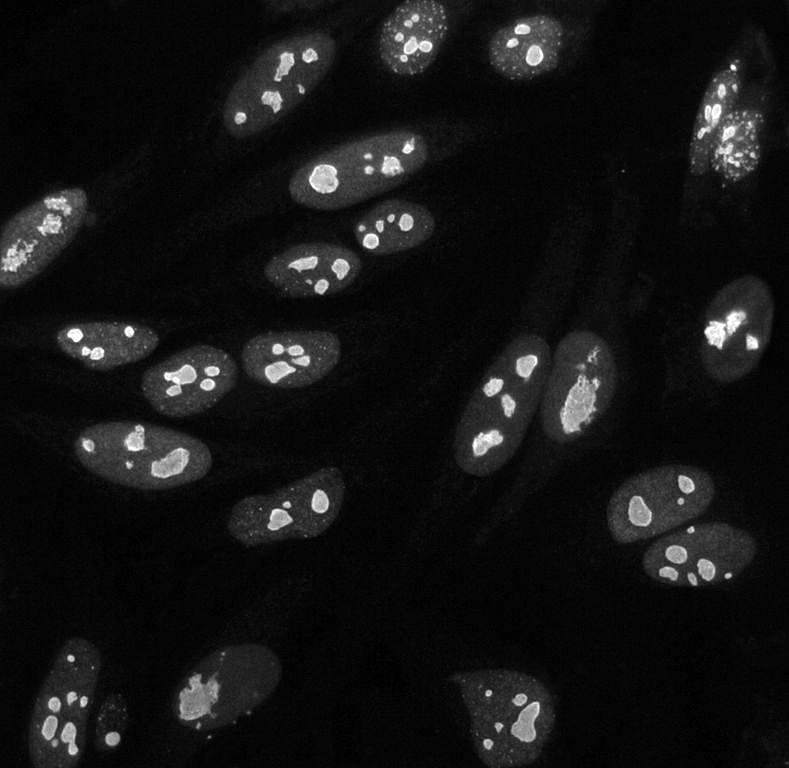
#> input picture Workshops/01 - Image manipulation and visualization/nucleoli.png, 789 x 768 px
$ jupyter execute --allow-errors '01 - Image manipulation and visualization solution.ipynb'
#> lines starting #> are read from the running program, lines starting #| are printed output that depends on the picture
# Worshop 1 - Image manipulation and visualization

_Author: Nicola Romanò - [nicola.romano@ed.ac.uk](mailto:nicola.romano@ed.ac.uk)_

## Introduction

This first workshop will allow you to practice what you learned in Lectures 1 and 2, related to basic image manipulation and visualization.

All workshops in the course are in the form of Jupyter notebooks, so that you can easily write, test and modify the code as you read through the document.

In this notebook we are going to apply some of the knowledge from the lectures about preprocessing.

## Learning objectives

At the end of this workshop you should be able to:
- Open and visualize images using Python and colourmap them
- Crop images
- Apply affine transformations to images
- Save modified images
- Visualize videos/3D stacks/multidimensional images

## Images as matrices

In lecture 1 we learnt how we can use matrices (or tensors, that is multi-dimensional matrices) to represent an image.

We also introduced the [Numpy library](https://numpy.org/) as a great way to deal with matrix manipulations.
In this first exercise we will use numpy to create a few images.

Let's start by using the `zeros` function from `numpy` to create a 100x100 matrix of zeros. We specify a uint8 (unsigned integer, 8 bit) data type, so that our values are interpreted as 8 bit integers, between 0 and 255. If we did not specify that, numpy would consider our data as real numbers (float).

[cell 1]
import numpy as np
img = np.zeros(shape = (100,100), dtype=np.uint8)

We can now visualize the image we just created using the `imshow` function from `matplotlib`.

Use what you learnt in the lectures to visualize the image using Matplotlib

[cell 2]
import matplotlib.pyplot as plt

plt.imshow(img)
plt.show()

If all is correct, you should see a 100x100 dark purple square.

**Why is it not black?**

<details>
    <summary style="cursor: pointer;">Click here to reveal a hint.</summary>
    What colourmap is `imshow` using by default? Check out the documentation!
    Now change the colourmap to "gray" and see what happens!
</details>

[cell 3]
plt.imshow(img, cmap="gray")
plt.show()

OK, so we've got a pretty boring, black image. Let's change the central pixels to a value of 255 (for example a 20x20 square of pixels).

Then, display the image again.

Note that, when plotting an image, should you want to remove the axes you can use
`plt.axis("off")`, try it now!

[cell 4]
img[40:60, 40:60] = 255

plt.imshow(img, cmap="gray")
plt.axis("off")
plt.show()
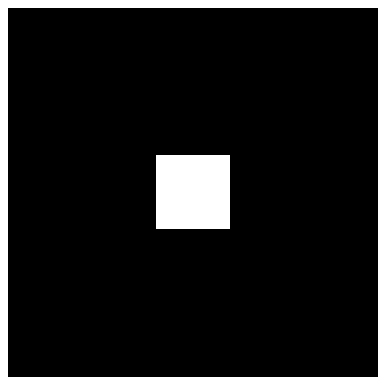
#> figure drawn by matplotlib, 1 panel

### Exercise 1

Using a similar approach, generate and display the following image, going from a value of 0 at the top to a value of 100 at the bottom, in steps of 10.

<details>
    <summary style="cursor: pointer;">Click here to reveal a hint.</summary>
    Using a for loop and the range function will make this very easy!
</details>

[cell 5]
img = np.zeros((100, 100), dtype=np.uint8)

for row in range(0, 100, 10):
        img[row:row+10] = row

plt.imshow(img, cmap="gray")
plt.show()

Once we have an image inside a matrix we can easily save it to file using the `imsave` function (from `skimage.io`).
Try saving the image you just created to the "stripes.png" file.

<hr />

*Important note*: the `imread` and `imsave` functions are available both in `matplotlib.pyplot` and in `skimage.io`. While they share the same syntax, they are not quite equivalent.

The differences are especially annoying when it comes to reading and saving images. In general, for scientific images I would recommend using the Scikit Image functions, as their behaviour makes more sense, especially for microscopy images. As a rule of thumb, after you read an image, use the print function to check the image content and try to display it to make sure it is what you expect.

[cell 6]
import skimage.io as io
io.imsave(arr=img, fname="stripes.png")
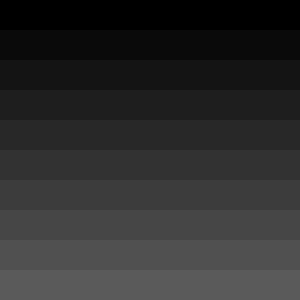
#> saved as stripes.png: shape (100, 100) (shown 3 times larger); min 0, max 90, mean 45

You can now try and read the image back into a new variable, display and (visually) check that the whole process actually worked!

[cell 7]
img_2 = plt.imread("stripes.png")
#> img_2: shape (100, 100) float32; min 0, max 0.353, mean 0.176
plt.imshow(img_2, cmap="gray")
plt.axis("off")
plt.show()

## Data types

It is important, at this point, to note that **some** Scikit Image functions will store images as floating point numbers (floats) between [0; 1] or [-1; 1].
While this is very handy in certain cases, it might cause some bizarre behaviour in other situations, so it is always good to check what your image looks like by looking at its `dtype`. An 8-bit image should have a `uint8` (unsigned integer, 8 bit) data type.

Scikit Image has a series of functions to convert images between different types:

- `img_as_ubyte` -> converts image to 8 bit (between 0 and 255)
- `img_as_float` -> converts image to float (between 0 and 1 if converting from unsigned integer, between -1 and 1 if converting from signed)
- `img_as_int` and `img_as_uint`  -> convert to 16 bit signed or unsigned integer (-32768 to 32768 or 0 to 65535 respectively)

Now try to convert the image to float and then back to unsigned integer.

Print the `dtype` and a few values of the image and compare what you get. Did the conversion work as you expected?

[cell 8]
from skimage import img_as_ubyte, img_as_float
from skimage.io import imread

img_float = img_as_float(img)
img_uint = img_as_ubyte(img_float)

# Print data types
print(f"img is of type {img.dtype}")
print(f"img_float is of type {img_float.dtype}")
print(f"img_uint is of type {img_uint.dtype}")

# Print image values
print("Content of img:")
print(img)
print("Content of img_float:")
print(img_float)
print("Content of img_uint:")
print(img_uint)

### Exercise 2 - *Some fun with colourmapping.*

Create a figure with a 3x3 grid of plots showing your image with nine different colourmaps. You might want to note how different colourmaps give different impressions of the image.

Look at the [Matplotlib page on colourmaps](https://matplotlib.org/stable/tutorials/colors/colormaps.html) to see a list of the available colourmaps. Alternatively you could use the `plt.colormaps()` function to get a list of all available colourmaps.

<details>
    <summary style="cursor: pointer;">Here are a few hints to get you going!</summary>
    <ul>
    <li>Use the `subplots` function to create a grid of plots</li>
    <li>Note that subplots will return the axes as a 3x3 matrix, so you will have to access them as <code>ax[0,0]</code>, <code>ax[0,1]</code> and so on</li>
    <li>A better way to do this is to put the names of the colourmaps in an array, then use a loop (e.g. with <code>enumerate</code>) to traverse the axes.
    Note that, in order to do that, you will need to <em>flatten</em> the axes matrix using <code>ax.flat</code>, for example <code>for i,a in enumerate(ax.flat):</code></li>
    </ul>
</details>

[cell 9]
fig, ax = plt.subplots(3,3, figsize=(8, 8))

cmaps = ["gray", "viridis", "hot", "copper", "bwr", "rainbow", "Spectral", "gnuplot", "terrain"]

# Note enumerate returns both the object and the loop index!
for i,a in enumerate(ax.flat):
    a.imshow(img, cmap=cmaps[i])
    a.axis("off")

plt.show()

## Cropping images

We will now practice cropping some images.

Start by loading the nucleoli.png image and display it. This is an immunofluorescence showing nucleoli of HEp-20-10 human epitelial cells (Simon Caulton - [CC-BY-SA 3.0](https://creativecommons.org/licenses/by-sa/3.0/)).

**What are the image dimensions?**

[cell 10]
nucleoli = imread("nucleoli.png")
#> nucleoli is the input picture: shape (768, 789); min 0, max 255, mean 20.4
plt.imshow(nucleoli, cmap="gray")
plt.show()
print(nucleoli.shape)
#| (768, 789)

Crop the image to only display the two nuclei on the bottom right corner (it might take a bit of trial and error to get the correct coordinates...). Display the cropped image.

[cell 11]
nucleoli_cropped = nucleoli[450:600, 600:770]
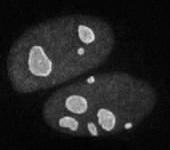
#> nucleoli_cropped: shape (150, 170); min 0, max 229, mean 35
plt.imshow(nucleoli_cropped, cmap="gray")
plt.show()

Now, load the langat.jpg image, which contains a confocal image of cells infected with Langat virus (National Institute of Allergy and Infectious Diseases (NIAID) [CC-BY-2.0](https://creativecommons.org/licenses/by/2.0/)).

**Examine the shape of the image, what does that tell you?**

[cell 12]
langat = imread("langat.jpg")
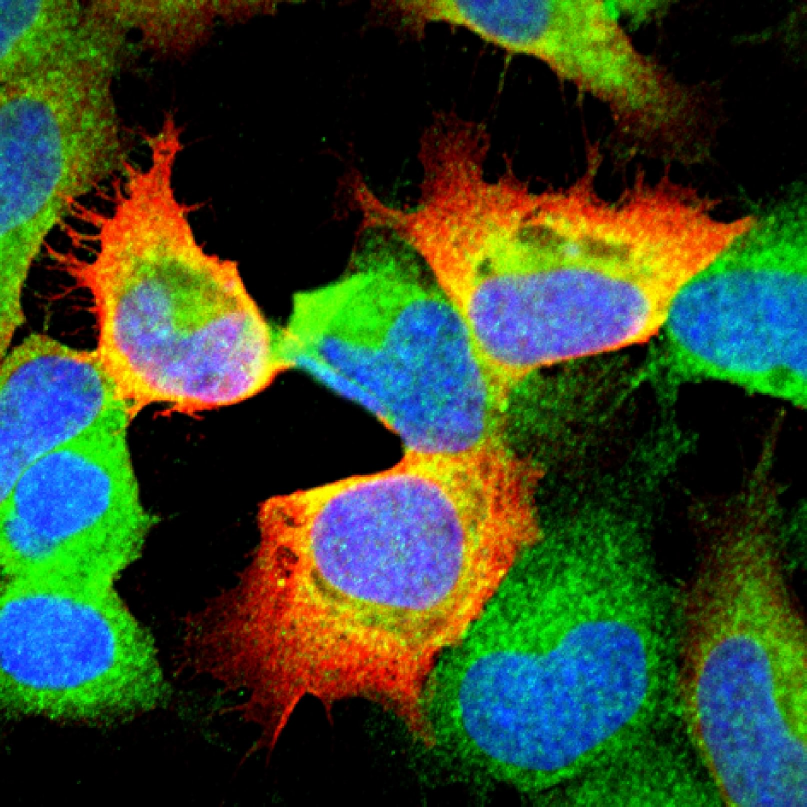
#> input picture Workshops/01 - Image manipulation and visualization/langat.jpg, 1613 x 1613 px (shown at 1/2 size)
#> langat is the input picture: shape (1613, 1613, 3); mean R, G, B 52.3, 70.8, 41.6
print(langat.shape)
#| (1613, 1613, 3)

plt.imshow(langat)
plt.show()

Create a 1x3 visualization of the three colour channels in the image.
Try setting the title of each subplot using the `set_title` function (e.g. ax.set_title("title of the panel")).
You can also use the `plt.suptitle` function to set a title for the whole figure.

<details>
    <summary style="cursor: pointer;">Click for a hint.</summary>
    In this case we have a three-dimensional matrix. This is really a case of "cropping" the image in each colour channel, and displaying each channel using `imshow`.
</details>

[cell 13]
fig, ax = plt.subplots(1, 3, figsize=(12,4))

plt.suptitle("RGB image")
for i, a in enumerate(ax):
    a.imshow(langat[:,:,i], cmap="gray")
    a.set_title(f"Channel {i}")

plt.show()

Now, crop the image so to only visualize channel 2 of a single cell of your choice

[cell 14]
langat_cropped = langat[520:750, 920:1300, 2]
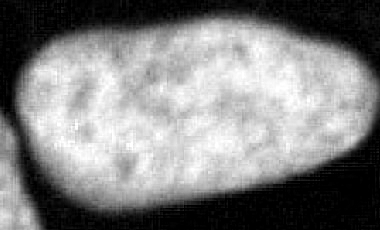
#> langat_cropped: shape (230, 380); min 0, max 255, mean 129.8

plt.imshow(langat_cropped, cmap="gray")
plt.show()

### Exercise 3 - 3D images

The pituitary_stack.tif image contains a 3D confocal stack of a pituitary slice (Nicola Romanò - [CC-BY-SA 3.0](https://creativecommons.org/licenses/by-sa/3.0/))

Load the image, look at its shape and visualize every 3rd slice

#> (a cell that did not finish here is left out)

A different way of showing 3D images is that of creating a new image, where each pixels has the maximum intensity of all pixels at that position in the stack.

This is called a **maximum intensity projection** or MIP.

The `max` function in Numpy makes it supereasy to create MIPs. You can use the `axis` parameter to project along different axes.

Try it below and compare to the images above.

#> (a cell that did not finish here is left out)

Now create a MIP for the XZ and YZ planes.
Because of the large number of cells, these projections will probably be difficult to understand. Performing them on crops of the original image might help.

[cell 17]
fig, ax = plt.subplots(2, 1, figsize = (12,6))

#> (the rest of this cell did not finish here and is left out)

There are more advanced ways of displaying 3D images. One that you might want to explore is Napari. This is a fast, interactive, multi-dimensional image viewer for Python. It’s designed for browsing, annotating, and analyzing large multi-dimensional images.

[The Napari website](https://napari.org/tutorials/) has lots of interesting tutorials, which you can explore in your own time, if you are interested in 3D visualizations.

## Affine transformations

In lecture 2, we talked about affine transformations and how they can be used to manipulate images.

Given the nucleoli image from above, try to scale it using the `rescale` function from `skimage` to:

1. 1/10 of its resolution
2. twice in x and three times in y

Display the results.

[cell 18]
from skimage.transform import rescale

plt.imshow(nucleoli, "gray")
plt.show()

plt.imshow(rescale(nucleoli, 0.1), "gray")
plt.show()

plt.imshow(rescale(nucleoli, (2,3)), "gray")
plt.show()

Visually compare the results of different orders of interpolation when downscaling to twice the resolution (it might be difficult to see an appreciable difference, unless you "zoom in" on a detail of the image, by displaying a crop).

[cell 19]
fig, ax = plt.subplots(2, 3, figsize=(12,6))

for i, a in enumerate(ax.flat):
    nucleoli_big = rescale(nucleoli, 2, order=i)
    a.imshow(nucleoli_big[300:350, 750:800], cmap="gray")
    a.set_title(f"Order = {i}")

plt.show()

Reload your stripes.png picture and use the skimage `rotate` function to rotate it by 30, 45 or 90 degrees.

[cell 20]
from skimage.transform import rotate

stripes = imread("stripes.png")

fig, ax = plt.subplots(2, 2, figsize=(10, 10))

ax[0,0].imshow(stripes, cmap="gray")
ax[0,1].imshow(rotate(stripes, 30), cmap="gray")
ax[1,0].imshow(rotate(stripes, 45), cmap="gray")
ax[1,1].imshow(rotate(stripes, 90), cmap="gray")

plt.show()
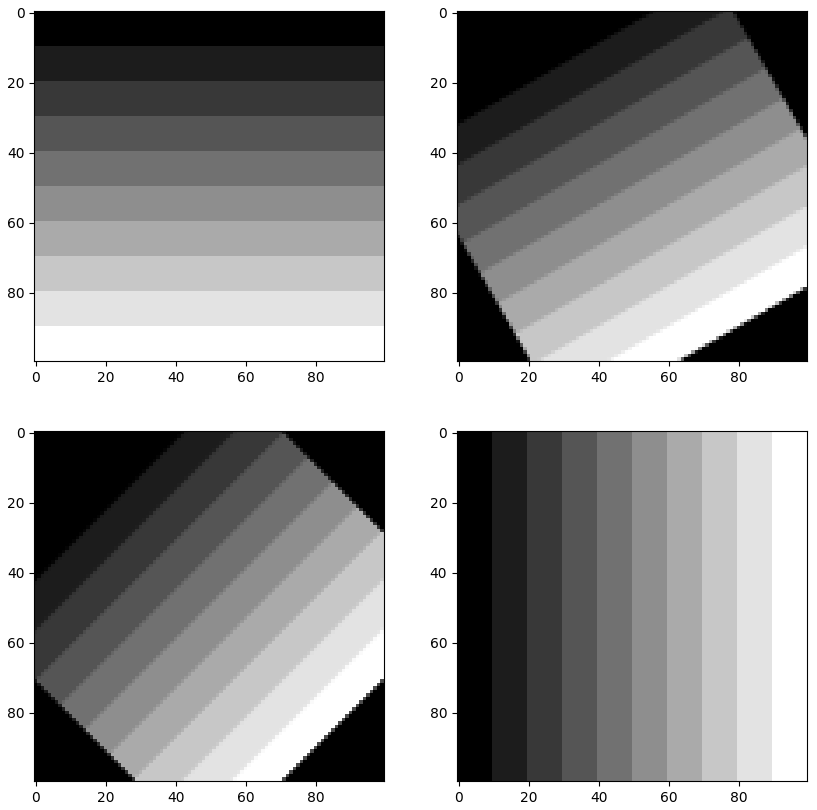
#> figure drawn by matplotlib, 4 panels

We learned in the lecture that the `rotate` function performs matrix multiplication to rotate the points.

**Can you think of another way of rotating the image by 90 degrees?**

[cell 21]
plt.imshow(np.transpose(stripes), cmap="gray")
plt.show()
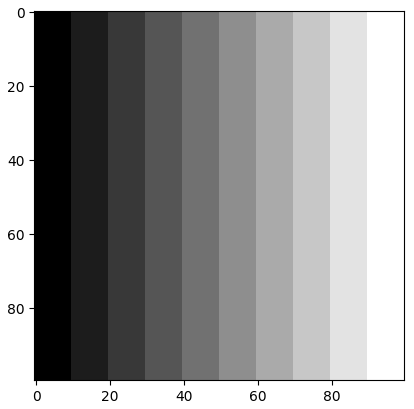
#> figure drawn by matplotlib, 1 panel

Similarly to what you have done above, see what the effect of different types of interpolation is on the results of a 30 degrees rotation using `rotate` (set the `order` parameter as you did above).

You can crop the image to see the effect more in detail

[cell 22]
fig, ax = plt.subplots(2, 3, figsize=(12,6))

for i, a in enumerate(ax.flat):
    stripes_rotated = rotate(stripes, 30, order=i)
    a.imshow(stripes_rotated[60:100, 0:40], cmap="gray")
    a.set_title(f"Order = {i}")
#> this loop made 6 passes
#> pass 1, `stripes_rotated = rotate(stripes, 30, order=i)`:
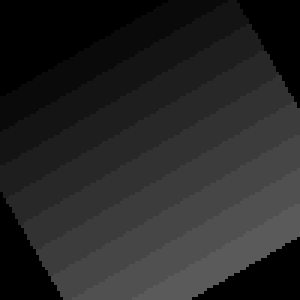
#> stripes_rotated: shape (100, 100) (shown 3 times larger); min 0, max 90, mean 38

plt.show()
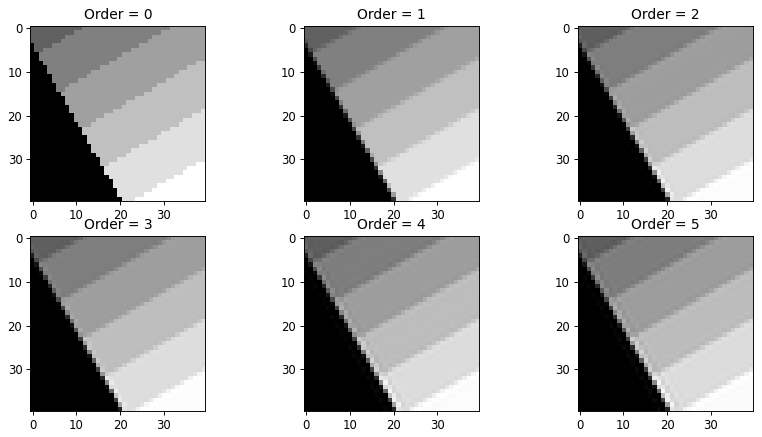
#> figure drawn by matplotlib, 6 panels

Finally, let's try building our own transformation matrix.

- Use `SimilarityTransform` to create a matrix that rotates an image by 20 degrees and translates it 10 pixels to the left and 10 to the bottom
- Note that `SimilarityTransform` expects the angle to be in radians. You can convert degrees into radians using `np.deg2rad(angle)`
- Use what you learnt in the lectures to predict what the value of such matrix would be. Check it by printing the matrix.
- Apply the matrix to the stripes image using the `warp` function.

[cell 23]
from skimage.transform import SimilarityTransform, warp

matrix = SimilarityTransform(rotation=np.deg2rad(20), translation=(-10, -10))

print(matrix)

stripes_transformed = warp(stripes, matrix)
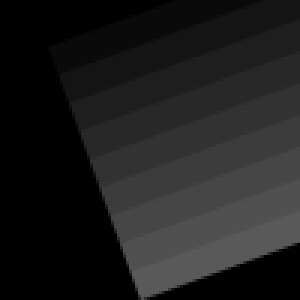
#> stripes_transformed: shape (100, 100) float64 (shown 3 times larger); min 0, max 0.353, mean 0.119
plt.imshow(stripes_transformed, cmap="gray")
plt.show()
